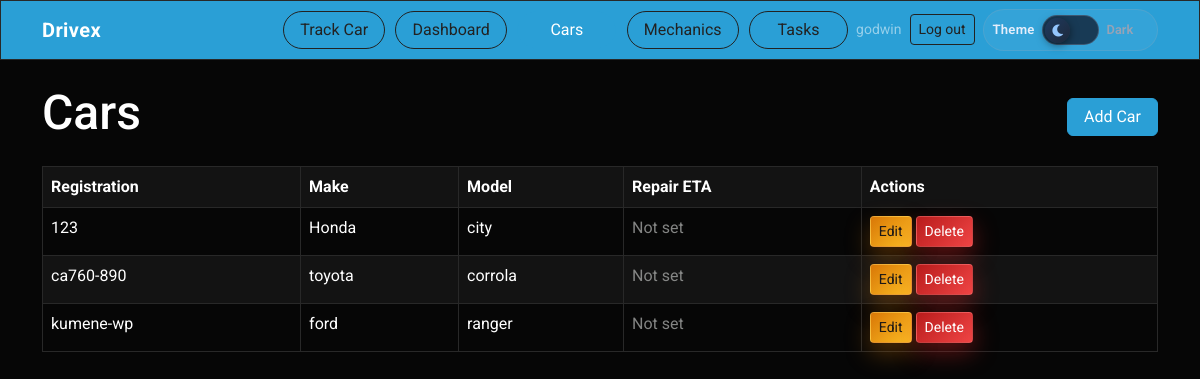
Before: /cars/ (signed in) with the older database file.
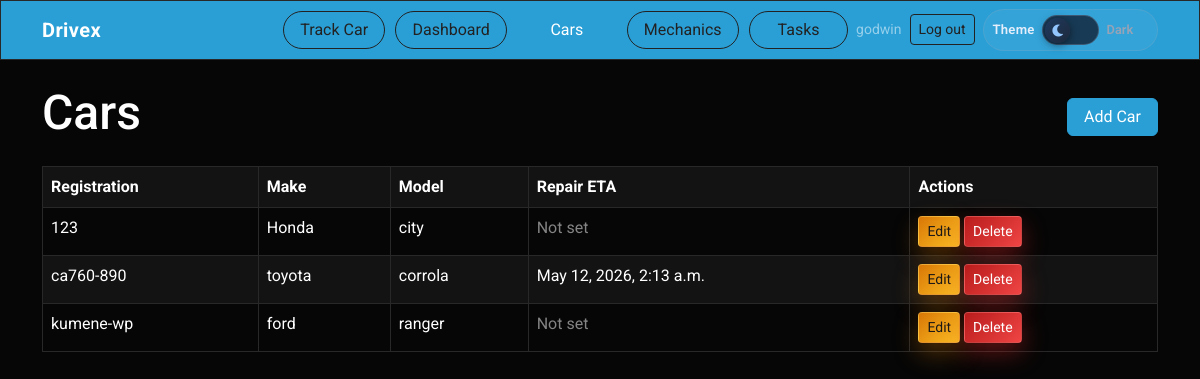
After: the same page with the newer database file.
### taskapp/models.py (models this page shows, shortened)
class Cars(models.Model):
    Status_choices = [
        ('waiting', 'Waiting'),
        ('assigned', 'Assigned'),
        ('in_progress', 'In-progress'),
        ('completed', 'Completed')
    ]
    registration_number = models.CharField(max_length=20, unique=True)
    make = models.CharField(max_length=50)
    model = models.CharField(max_length=50)
    year = models.PositiveIntegerField(null=True, blank=True)
    customer_name = models.CharField(max_length=100, blank=True)
    customer_phone = models.CharField(max_length=20, blank=True)
    status = models.CharField(
        max_length=20,
        choices=Status_choices,
        default='waiting'
    )
    created_at = models.DateTimeField(auto_now_add=True)
    class Meta:
        ordering = ['-created_at']
        verbose_name = 'Car'
        verbose_name_plural = 'Cars'
    @property
    def repair_eta(self):
        next_task = (
            self.tasks.exclude(status='completed')
            .filter(promised_completion_at__isnull=False)
            .order_by('promised_completion_at', 'created_at')
            .first()
        )
        if next_task:
            return next_task.promised_completion_at
        return None

class Task(models.Model):
    STATUS_CHOICES = [
        ('pending', 'Pending'),
        ('in_progress', 'In Progress'),
        ('completed', 'Completed'),
    ]
    PRIORITY_CHOICES = [
        ('low', 'Low'),
        ('medium', 'Medium'),
        ('high', 'High'),
    ]
    car = models.ForeignKey(
        Cars,
        on_delete=models.CASCADE,
        related_name='tasks'
    )
    mechanic = models.ForeignKey(
        Mechanic,
        on_delete=models.SET_NULL,
        null=True,
        blank=True,
        related_name='tasks'
    )
    title = models.CharField(max_length=200)
    description = models.TextField(blank=True)
    status = models.CharField(
        max_length=20,
        choices=STATUS_CHOICES,
        default='pending'
    )
    priority = models.CharField(
        max_length=10,
        choices=PRIORITY_CHOICES,
        default='medium'
    )
    estimated_hours = models.DecimalField(
        max_digits=4,
        decimal_places=1,
        null=True,
        blank=True,
        help_text='Work estimate in hours; used to calculate promised completion when you save.',
    )
    promised_completion_at = models.DateTimeField(null=True, blank=True)
    created_at = models.DateTimeField(auto_now_add=True)
    updated_at = models.DateTimeField(auto_now=True)
    class Meta:
        ordering = ['status', '-created_at']
    def save(self, *args, **kwargs):
        if self.estimated_hours:
            base_time = self.created_at or timezone.now()
            self.promised_completion_at = base_time + timedelta(
                hours=float(self.estimated_hours)
            )
        else:
            self.promised_completion_at = None
        super().save(*args, **kwargs)
        if self.mechanic_id and self.status != 'completed':
            Mechanic.objects.filter(pk=self.mechanic_id).update(
                is_manually_busy=False,
            )

### taskapp/views.py (the view)
# urls.py: path('cars/', views.CarListView.as_view(), name='car_list'),
class CarListView(ShopManagerRequiredMixin, ListView):
    model = Cars
    template_name = 'cars/car_list.html'
    context_object_name = 'cars'
    def get_queryset(self):
        return Cars.objects.prefetch_related('tasks')

### taskapp/context_processors.py (called while the page is built, shortened)
def admin_mechanic_task_summary(request):
    try:
        admin_index = reverse('admin:index')
    except Exception:
        return {}
    if request.path.rstrip('/') != admin_index.rstrip('/'):
        return {}

def shop_roles(request):
    user = request.user
    role = resolve_shop_access_role(user) if user.is_authenticated else None
    return {
        'shop_role': role,
        'is_shop_manager': role == 'manager',
        'shop_mechanic': get_mechanic_profile(user) if user.is_authenticated else None,
    }

### taskapp/mixins.py (called while the page is built)
    def test_func(self):
        return is_shop_manager(self.request.user)

### taskapp/rbac.py (called while the page is built)
def is_shop_manager(user) -> bool:
    if not user.is_authenticated:
        return False
    if user.is_superuser:
        return True
    return user.groups.filter(name=MANAGER_GROUP).exists()

def get_mechanic_profile(user):
    if not user.is_authenticated:
        return None
    try:
        return user.mechanic_profile
    except ObjectDoesNotExist:
        return None

### taskapp/templates/cars/car_list.html
{% extends 'base.html' %} {% block content %}
<div class="d-flex justify-content-between align-items-center mb-3">
  <h2>Cars</h2>
  {% if is_shop_manager %}
  <a href="{% url 'car_create' %}" class="btn btn-primary">Add Car</a>
  {% endif %}
</div>
<table class="table table-bordered table-striped">
  <thead>
    <tr>
      <th>Registration</th>
      <th>Make</th>
      <th>Model</th>
      <th>Repair ETA</th>
      <th>Actions</th>
    </tr>
  </thead>
  <tbody>
    {% for car in cars %}
    <tr>
      <td>{{ car.registration_number }}</td>
      <td>{{ car.make }}</td>
      <td>{{ car.model }}</td>
      <td>
        {% if car.repair_eta %}
        {{ car.repair_eta|date:"M d, Y, g:i a" }}
        {% else %}
        <span class="text-muted">Not set</span>
        {% endif %}
      </td>
      <td>
        <a href="{% url 'car_update' car.id %}" class="btn btn-warning btn-sm"
          >Edit</a
        >
        <a href="{% url 'car_delete' car.id %}" class="btn btn-danger btn-sm"
          >Delete</a
        >
      </td>
    </tr>
    {% endfor %}
  </tbody>
</table>
{% endblock %}

Changed rows visible on the page:
changed through a linked row, Cars "ca760-890": repair_eta (not shown) → "May 12, 2026, 2:13 a.m."; no longer shows "Not set"
